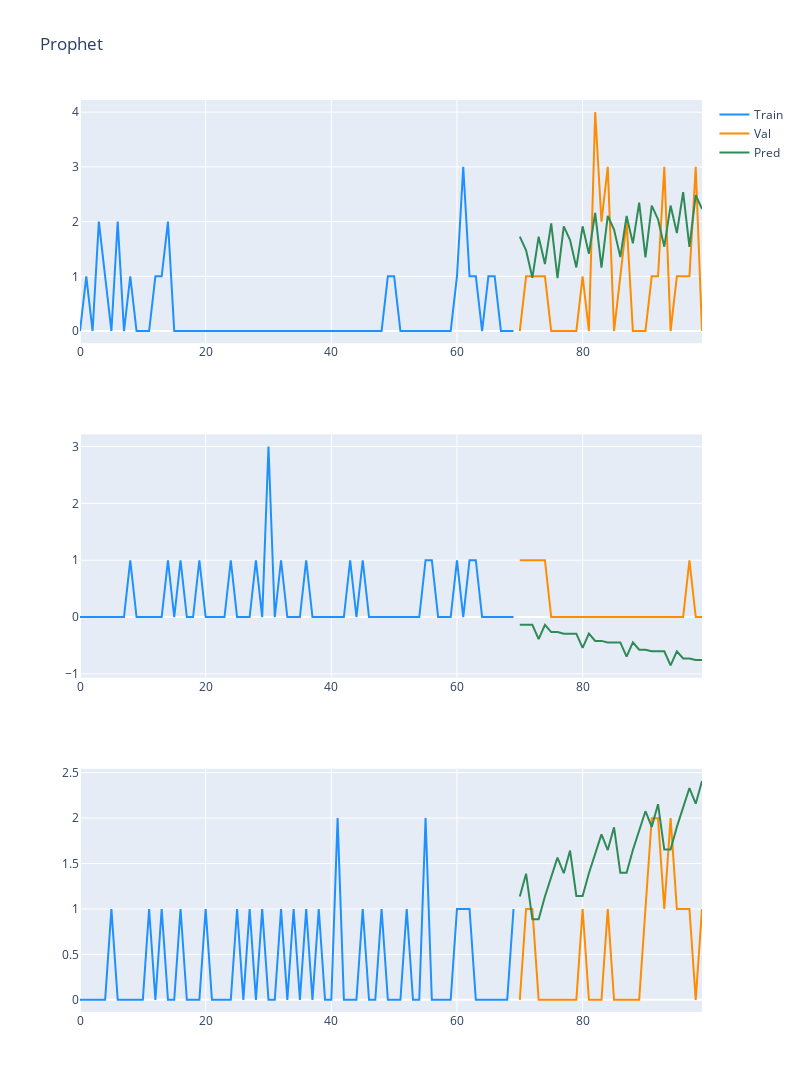

The cell this chart's notebook holds for it:
### Code cell
pred_1 = predictions[0]
pred_2 = predictions[1]
pred_3 = predictions[2]

fig = make_subplots(rows=3, cols=1)

fig.add_trace(
    go.Scatter(x=np.arange(70), mode='lines', y=train_dataset.loc[0].values, marker=dict(color="dodgerblue"),
               name="Train"),
    row=1, col=1
)

fig.add_trace(
    go.Scatter(x=np.arange(70, 100), y=val_dataset.loc[0].values, mode='lines', marker=dict(color="darkorange"),
               name="Val"),
    row=1, col=1
)

fig.add_trace(
    go.Scatter(x=np.arange(70, 100), y=pred_1, mode='lines', marker=dict(color="seagreen"),
               name="Pred"),
    row=1, col=1
)

fig.add_trace(
    go.Scatter(x=np.arange(70), mode='lines', y=train_dataset.loc[1].values, marker=dict(color="dodgerblue"), showlegend=False),
    row=2, col=1
)

fig.add_trace(
    go.Scatter(x=np.arange(70, 100), y=val_dataset.loc[1].values, mode='lines', marker=dict(color="darkorange"), showlegend=False),
    row=2, col=1
)

fig.add_trace(
    go.Scatter(x=np.arange(70, 100), y=pred_2, mode='lines', marker=dict(color="seagreen"), showlegend=False,
               name="Denoised signal"),
    row=2, col=1
)

fig.add_trace(
    go.Scatter(x=np.arange(70), mode='lines', y=train_dataset.loc[2].values, marker=dict(color="dodgerblue"), showlegend=False),
    row=3, col=1
)

fig.add_trace(
    go.Scatter(x=np.arange(70, 100), y=val_dataset.loc[2].values, mode='lines', marker=dict(color="darkorange"), showlegend=False),
    row=3, col=1
)

fig.add_trace(
    go.Scatter(x=np.arange(70, 100), y=pred_3, mode='lines', marker=dict(color="seagreen"), showlegend=False,
               name="Denoised signal"),
    row=3, col=1
)

fig.update_layout(height=1200, width=800, title_text="Prophet")
fig.show()

### Figure 1 — Plotly figure (JSON) as saved in the notebook; plotly's stock layout.template omitted (floating-point values rounded to 4 significant figures; data arrays with more than 128 entries replaced by an {"elided": "..."} marker saying what was removed)
{"data": [{"marker": {"color": "dodgerblue"}, "mode": "lines", "name": "Train", "type": "scatter", "x": [0, 1, 2, 3, 4, 5, 6, 7, 8, 9, 10, 11, 12, 13, 14, 15, 16, 17, 18, 19, 20, 21, 22, 23, 24, 25, 26, 27, 28, 29, 30, 31, 32, 33, 34, 35, 36, 37, 38, 39, 40, 41, 42, 43, 44, 45, 46, 47, 48, 49, 50, 51, 52, 53, 54, 55, 56, 57, 58, 59, 60, 61, 62, 63, 64, 65, 66, 67, 68, 69], "xaxis": "x", "y": {"elided": "370 int values"}, "yaxis": "y"}, {"marker": {"color": "darkorange"}, "mode": "lines", "name": "Val", "type": "scatter", "x": [70, 71, 72, 73, 74, 75, 76, 77, 78, 79, 80, 81, 82, 83, 84, 85, 86, 87, 88, 89, 90, 91, 92, 93, 94, 95, 96, 97, 98, 99], "xaxis": "x", "y": [0, 1, 1, 1, 1, 0, 0, 0, 0, 0, 1, 0, 4, 2, 3, 0, 1, 2, 0, 0, 0, 1, 1, 3, 0, 1, 1, 1, 3, 0, 1, 1, 0, 0, 0, 2, 0, 3, 5, 0, 0, 1, 1, 0, 2, 1, 2, 2, 1, 0, 2, 4, 0, 0, 0, 0, 3, 3, 0, 1], "yaxis": "y"}, {"marker": {"color": "seagreen"}, "mode": "lines", "name": "Pred", "type": "scatter", "x": [70, 71, 72, 73, 74, 75, 76, 77, 78, 79, 80, 81, 82, 83, 84, 85, 86, 87, 88, 89, 90, 91, 92, 93, 94, 95, 96, 97, 98, 99], "xaxis": "x", "y": [1.724, 1.474, 0.9732, 1.724, 1.223, 1.969, 0.9679, 1.914, 1.663, 1.163, 1.914, 1.413, 2.158, 1.157, 2.103, 1.853, 1.352, 2.103, 1.602, 2.348, 1.347, 2.293, 2.042, 1.542, 2.293, 1.792, 2.537, 1.536, 2.482, 2.232, 1.731, 2.482, 1.981, 2.727, 1.726, 2.672, 2.421, 1.921, 2.672, 2.171, 2.916, 1.915, 2.861, 2.611, 2.11, 2.861, 2.36, 3.106, 2.105, 3.051, 2.8, 2.3, 3.051, 2.55, 3.295, 2.294, 3.24, 2.99, 2.489, 3.24], "yaxis": "y"}, {"marker": {"color": "dodgerblue"}, "mode": "lines", "showlegend": false, "type": "scatter", "x": [0, 1, 2, 3, 4, 5, 6, 7, 8, 9, 10, 11, 12, 13, 14, 15, 16, 17, 18, 19, 20, 21, 22, 23, 24, 25, 26, 27, 28, 29, 30, 31, 32, 33, 34, 35, 36, 37, 38, 39, 40, 41, 42, 43, 44, 45, 46, 47, 48, 49, 50, 51, 52, 53, 54, 55, 56, 57, 58, 59, 60, 61, 62, 63, 64, 65, 66, 67, 68, 69], "xaxis": "x2", "y": {"elided": "370 int values"}, "yaxis": "y2"}, {"marker": {"color": "darkorange"}, "mode": "lines", "showlegend": false, "type": "scatter", "x": [70, 71, 72, 73, 74, 75, 76, 77, 78, 79, 80, 81, 82, 83, 84, 85, 86, 87, 88, 89, 90, 91, 92, 93, 94, 95, 96, 97, 98, 99], "xaxis": "x2", "y": [1, 1, 1, 1, 1, 0, 0, 0, 0, 0, 0, 0, 0, 0, 0, 0, 0, 0, 0, 0, 0, 0, 0, 0, 0, 0, 0, 1, 0, 0, 0, 0, 0, 1, 0, 0, 0, 0, 0, 0, 0, 1, 0, 0, 0, 0, 0, 0, 0, 0, 0, 1, 2, 1, 1, 0, 0, 0, 0, 0], "yaxis": "y2"}, {"marker": {"color": "seagreen"}, "mode": "lines", "name": "Denoised signal", "showlegend": false, "type": "scatter", "x": [70, 71, 72, 73, 74, 75, 76, 77, 78, 79, 80, 81, 82, 83, 84, 85, 86, 87, 88, 89, 90, 91, 92, 93, 94, 95, 96, 97, 98, 99], "xaxis": "x2", "y": [-0.1363, -0.1362, -0.1362, -0.386, -0.136, -0.2635, -0.2635, -0.291, -0.2909, -0.2909, -0.5407, -0.2908, -0.4182, -0.4182, -0.4457, -0.4456, -0.4456, -0.6955, -0.4455, -0.5729, -0.5729, -0.6004, -0.6003, -0.6003, -0.8502, -0.6002, -0.7276, -0.7276, -0.7551, -0.755, -0.755, -1.005, -0.7549, -0.8823, -0.8823, -0.9098, -0.9098, -0.9097, -1.16, -0.9096, -1.037, -1.037, -1.065, -1.064, -1.064, -1.314, -1.064, -1.192, -1.192, -1.219, -1.219, -1.219, -1.469, -1.219, -1.346, -1.346, -1.374, -1.374, -1.374, -1.624], "yaxis": "y2"}, {"marker": {"color": "dodgerblue"}, "mode": "lines", "showlegend": false, "type": "scatter", "x": [0, 1, 2, 3, 4, 5, 6, 7, 8, 9, 10, 11, 12, 13, 14, 15, 16, 17, 18, 19, 20, 21, 22, 23, 24, 25, 26, 27, 28, 29, 30, 31, 32, 33, 34, 35, 36, 37, 38, 39, 40, 41, 42, 43, 44, 45, 46, 47, 48, 49, 50, 51, 52, 53, 54, 55, 56, 57, 58, 59, 60, 61, 62, 63, 64, 65, 66, 67, 68, 69], "xaxis": "x3", "y": {"elided": "370 int values"}, "yaxis": "y3"}, {"marker": {"color": "darkorange"}, "mode": "lines", "showlegend": false, "type": "scatter", "x": [70, 71, 72, 73, 74, 75, 76, 77, 78, 79, 80, 81, 82, 83, 84, 85, 86, 87, 88, 89, 90, 91, 92, 93, 94, 95, 96, 97, 98, 99], "xaxis": "x3", "y": [0, 1, 1, 0, 0, 0, 0, 0, 0, 0, 1, 0, 0, 0, 1, 0, 0, 0, 0, 0, 1, 2, 2, 1, 2, 1, 1, 1, 0, 1, 1, 1, 0, 0, 1, 1, 0, 2, 1, 0, 0, 0, 0, 2, 1, 3, 0, 0, 1, 0, 1, 0, 2, 0, 0, 0, 2, 3, 0, 1], "yaxis": "y3"}, {"marker": {"color": "seagreen"}, "mode": "lines", "name": "Denoised signal", "showlegend": false, "type": "scatter", "x": [70, 71, 72, 73, 74, 75, 76, 77, 78, 79, 80, 81, 82, 83, 84, 85, 86, 87, 88, 89, 90, 91, 92, 93, 94, 95, 96, 97, 98, 99], "xaxis": "x3", "y": [1.138, 1.388, 0.8883, 0.8883, 1.138, 1.366, 1.566, 1.394, 1.644, 1.144, 1.144, 1.394, 1.621, 1.821, 1.649, 1.899, 1.399, 1.399, 1.649, 1.876, 2.077, 1.904, 2.154, 1.654, 1.654, 1.904, 2.132, 2.332, 2.159, 2.409, 1.909, 1.909, 2.159, 2.387, 2.587, 2.415, 2.665, 2.165, 2.165, 2.415, 2.642, 2.842, 2.67, 2.92, 2.42, 2.42, 2.67, 2.898, 3.098, 2.925, 3.175, 2.675, 2.675, 2.925, 3.153, 3.353, 3.181, 3.431, 2.931, 2.931], "yaxis": "y3"}], "layout": {"height": 1200, "title": {"text": "Prophet"}, "width": 800, "xaxis": {"anchor": "y", "domain": [0, 1]}, "xaxis2": {"anchor": "y2", "domain": [0, 1]}, "xaxis3": {"anchor": "y3", "domain": [0, 1]}, "yaxis": {"anchor": "x", "domain": [0.7333, 1]}, "yaxis2": {"anchor": "x2", "domain": [0.3667, 0.6333]}, "yaxis3": {"anchor": "x3", "domain": [0, 0.2667]}}}
